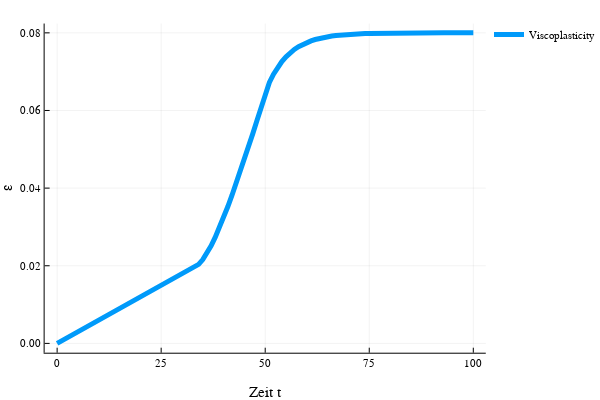

The cell this chart's notebook holds for it:
### Code cell
E = 100.
E₁ = 20.
η = 100.
σ_y = 2.
ε_viscoplasticity, Δε_viscoplasticity = viscoplasticity_ε(E, E₁, η, σ_y, linear_constant(3., t), t);
plot(t,ε_viscoplasticity, ylabel="ε", xlabel="Zeit t", label="Viscoplasticity", line=5)

### Figure 1 — Plotly figure (JSON) as saved in the notebook; plotly's stock layout.template omitted (floating-point values rounded to 4 significant figures)
{"data": [{"colorbar": {"title": ""}, "legendgroup": "Viscoplasticity", "line": {"color": "rgba(0, 154, 250, 1.000)", "dash": "solid", "shape": "linear", "width": 5}, "mode": "lines", "name": "Viscoplasticity", "showlegend": true, "type": "scatter", "x": [0, 1, 2, 3, 4, 5, 6, 7, 8, 9, 10, 11, 12, 13, 14, 15, 16, 17, 18, 19, 20, 21, 22, 23, 24, 25, 26, 27, 28, 29, 30, 31, 32, 33, 34, 35, 36, 37, 38, 39, 40, 41, 42, 43, 44, 45, 46, 47, 48, 49, 50, 51, 52, 53, 54, 55, 56, 57, 58, 59, 60, 61, 62, 63, 64, 65, 66, 67, 68, 69, 70, 71, 72, 73, 74, 75, 76, 77, 78, 79, 80, 81, 82, 83, 84, 85, 86, 87, 88, 89, 90, 91, 92, 93, 94, 95, 96, 97, 98, 99, 100], "xaxis": "x1", "y": [0, 0.0005941, 0.001188, 0.001782, 0.002376, 0.00297, 0.003564, 0.004158, 0.004752, 0.005347, 0.005941, 0.006535, 0.007129, 0.007723, 0.008317, 0.008911, 0.009505, 0.0101, 0.01069, 0.01129, 0.01188, 0.01248, 0.01307, 0.01366, 0.01426, 0.01485, 0.01545, 0.01604, 0.01663, 0.01723, 0.01782, 0.01842, 0.01901, 0.0196, 0.02036, 0.02159, 0.02321, 0.02515, 0.02736, 0.0298, 0.03242, 0.0352, 0.03811, 0.04113, 0.04425, 0.04743, 0.05068, 0.05398, 0.05733, 0.06071, 0.06467, 0.06722, 0.06935, 0.07113, 0.07261, 0.07384, 0.07487, 0.07572, 0.07643, 0.07703, 0.07752, 0.07794, 0.07828, 0.07857, 0.07881, 0.079, 0.07917, 0.07931, 0.07942, 0.07952, 0.0796, 0.07967, 0.07972, 0.07977, 0.07981, 0.07984, 0.07987, 0.07989, 0.07991, 0.07992, 0.07994, 0.07995, 0.07996, 0.07996, 0.07997, 0.07997, 0.07998, 0.07998, 0.07998, 0.07999, 0.07999, 0.07999, 0.07999, 0.07999, 0.07999, 0.08, 0.08, 0.08, 0.08, 0.08, 0.08], "yaxis": "y1", "zmax": null, "zmin": null}], "layout": {"annotations": [], "height": 400, "legend": {"bgcolor": "rgba(255, 255, 255, 1.000)", "bordercolor": "rgba(0, 0, 0, 1.000)", "font": {"color": "rgba(0, 0, 0, 1.000)", "family": "sans-serif", "size": 11}, "tracegroupgap": 0, "x": 1, "y": 1}, "margin": {"b": 20, "l": 0, "r": 0, "t": 20}, "paper_bgcolor": "rgba(255, 255, 255, 1.000)", "plot_bgcolor": "rgba(255, 255, 255, 1.000)", "showlegend": true, "width": 600, "xaxis": {"anchor": "y1", "domain": [0.09128, 0.9934], "gridcolor": "rgba(0, 0, 0, 0.100)", "gridwidth": 0.5, "linecolor": "rgba(0, 0, 0, 1.000)", "mirror": false, "range": [-3, 103], "showgrid": true, "showline": true, "showticklabels": true, "tickangle": 0, "tickcolor": "rgb(0, 0, 0)", "tickfont": {"color": "rgba(0, 0, 0, 1.000)", "family": "sans-serif", "size": 11}, "tickmode": "array", "ticks": "inside", "ticktext": ["0", "25", "50", "75", "100"], "tickvals": [0, 25, 50, 75, 100], "title": "Zeit t", "titlefont": {"color": "rgba(0, 0, 0, 1.000)", "family": "sans-serif", "size": 15}, "type": "-", "visible": true, "zeroline": false, "zerolinecolor": "rgba(0, 0, 0, 1.000)"}, "yaxis": {"anchor": "x1", "domain": [0.07581, 0.9902], "gridcolor": "rgba(0, 0, 0, 0.100)", "gridwidth": 0.5, "linecolor": "rgba(0, 0, 0, 1.000)", "mirror": false, "range": [-0.0024, 0.0824], "showgrid": true, "showline": true, "showticklabels": true, "tickangle": 0, "tickcolor": "rgb(0, 0, 0)", "tickfont": {"color": "rgba(0, 0, 0, 1.000)", "family": "sans-serif", "size": 11}, "tickmode": "array", "ticks": "inside", "ticktext": ["0.00", "0.02", "0.04", "0.06", "0.08"], "tickvals": [0, 0.02, 0.04, 0.06, 0.08], "title": "ε", "titlefont": {"color": "rgba(0, 0, 0, 1.000)", "family": "sans-serif", "size": 15}, "type": "-", "visible": true, "zeroline": false, "zerolinecolor": "rgba(0, 0, 0, 1.000)"}}}
